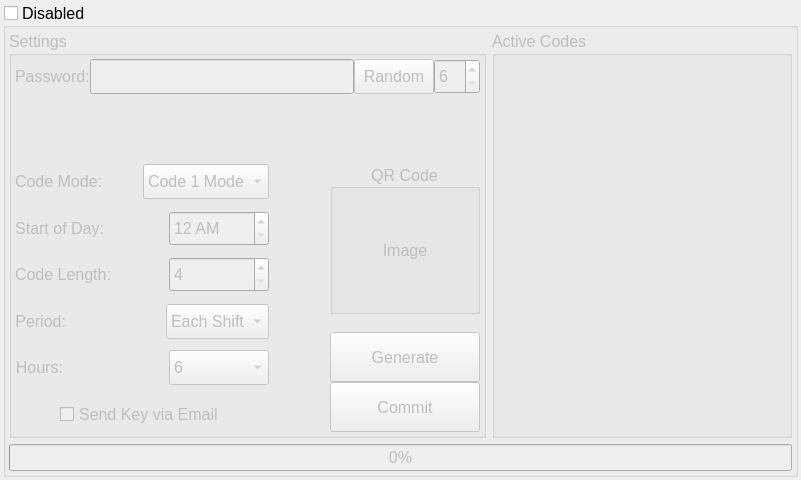
<?xml version="1.0" encoding="UTF-8"?>
<ui version="4.0">
 <class>AutoCodeGenWidget</class>
 <widget class="QWidget" name="AutoCodeGenWidget">
  <property name="windowModality">
   <enum>Qt::NonModal</enum>
  </property>
  <property name="geometry">
   <rect>
    <x>0</x>
    <y>0</y>
    <width>800</width>
    <height>480</height>
   </rect>
  </property>
  <property name="minimumSize">
   <size>
    <width>0</width>
    <height>0</height>
   </size>
  </property>
  <property name="maximumSize">
   <size>
    <width>16777215</width>
    <height>16777215</height>
   </size>
  </property>
  <property name="font">
   <font>
    <pointsize>12</pointsize>
   </font>
  </property>
  <property name="windowTitle">
   <string>Select Locks</string>
  </property>
  <layout class="QHBoxLayout" name="horizontalLayout_4">
   <property name="leftMargin">
    <number>3</number>
   </property>
   <property name="topMargin">
    <number>3</number>
   </property>
   <property name="rightMargin">
    <number>3</number>
   </property>
   <property name="bottomMargin">
    <number>3</number>
   </property>
   <item>
    <widget class="QGroupBox" name="gbAutoCodeEnableDisable">
     <property name="enabled">
      <bool>true</bool>
     </property>
     <property name="font">
      <font>
       <pointsize>12</pointsize>
      </font>
     </property>
     <property name="title">
      <string>Disabled</string>
     </property>
     <property name="checkable">
      <bool>true</bool>
     </property>
     <property name="checked">
      <bool>false</bool>
     </property>
     <layout class="QVBoxLayout" name="verticalLayout">
      <property name="leftMargin">
       <number>3</number>
      </property>
      <property name="topMargin">
       <number>3</number>
      </property>
      <property name="rightMargin">
       <number>3</number>
      </property>
      <property name="bottomMargin">
       <number>3</number>
      </property>
      <item>
       <layout class="QHBoxLayout" name="hloAutoCodeSettingsActiveCodes">
        <item>
         <widget class="QGroupBox" name="gbAutoCodeSettings">
          <property name="enabled">
           <bool>false</bool>
          </property>
          <property name="font">
           <font>
            <pointsize>12</pointsize>
           </font>
          </property>
          <property name="title">
           <string>Settings</string>
          </property>
          <layout class="QVBoxLayout" name="verticalLayout_5">
           <property name="spacing">
            <number>0</number>
           </property>
           <property name="leftMargin">
            <number>3</number>
           </property>
           <property name="topMargin">
            <number>3</number>
           </property>
           <property name="rightMargin">
            <number>3</number>
           </property>
           <property name="bottomMargin">
            <number>3</number>
           </property>
           <item>
            <layout class="QVBoxLayout" name="vloSettings">
             <item>
              <layout class="QHBoxLayout" name="hloAutoCodePassword">
               <item>
                <widget class="QLabel" name="lblAutoCodePassword">
                 <property name="minimumSize">
                  <size>
                   <width>0</width>
                   <height>35</height>
                  </size>
                 </property>
                 <property name="font">
                  <font>
                   <pointsize>12</pointsize>
                  </font>
                 </property>
                 <property name="text">
                  <string>Password:</string>
                 </property>
                </widget>
               </item>
               <item>
                <widget class="CClickableLineEdit" name="leAutoCodePassword">
                 <property name="minimumSize">
                  <size>
                   <width>0</width>
                   <height>35</height>
                  </size>
                 </property>
                 <property name="font">
                  <font>
                   <pointsize>12</pointsize>
                  </font>
                 </property>
                 <property name="text">
                  <string/>
                 </property>
                 <property name="maxLength">
                  <number>60</number>
                 </property>
                 <property name="echoMode">
                  <enum>QLineEdit::Password</enum>
                 </property>
                </widget>
               </item>
               <item>
                <widget class="QPushButton" name="pbAutoCodeRandomPassword">
                 <property name="minimumSize">
                  <size>
                   <width>0</width>
                   <height>35</height>
                  </size>
                 </property>
                 <property name="text">
                  <string>Random</string>
                 </property>
                </widget>
               </item>
               <item>
                <widget class="QSpinBox" name="spAutoCodeNumPasswordChars">
                 <property name="minimumSize">
                  <size>
                   <width>35</width>
                   <height>35</height>
                  </size>
                 </property>
                 <property name="minimum">
                  <number>6</number>
                 </property>
                 <property name="maximum">
                  <number>20</number>
                 </property>
                </widget>
               </item>
              </layout>
             </item>
             <item>
              <spacer name="vsAutoCodePasswordToSettingsControl">
               <property name="orientation">
                <enum>Qt::Vertical</enum>
               </property>
               <property name="sizeHint" stdset="0">
                <size>
                 <width>465</width>
                 <height>25</height>
                </size>
               </property>
              </spacer>
             </item>
             <item>
              <layout class="QHBoxLayout" name="horizontalLayout">
               <item>
                <layout class="QHBoxLayout" name="hloAutoCodeParams">
                 <item>
                  <layout class="QVBoxLayout" name="vloAutoCodeParams">
                   <item>
                    <layout class="QHBoxLayout" name="hloAutoCodeMode">
                     <item>
                      <widget class="QLabel" name="lblAutoCodeMode">
                       <property name="font">
                        <font>
                         <pointsize>12</pointsize>
                        </font>
                       </property>
                       <property name="text">
                        <string>Code Mode:</string>
                       </property>
                      </widget>
                     </item>
                     <item>
                      <spacer name="hsAutoCodeMode">
                       <property name="orientation">
                        <enum>Qt::Horizontal</enum>
                       </property>
                       <property name="sizeHint" stdset="0">
                        <size>
                         <width>40</width>
                         <height>20</height>
                        </size>
                       </property>
                      </spacer>
                     </item>
                     <item>
                      <widget class="QComboBox" name="cbAutoCodeMode">
                       <property name="enabled">
                        <bool>false</bool>
                       </property>
                       <property name="minimumSize">
                        <size>
                         <width>0</width>
                         <height>35</height>
                        </size>
                       </property>
                       <property name="font">
                        <font>
                         <pointsize>12</pointsize>
                        </font>
                       </property>
                       <property name="frame">
                        <bool>true</bool>
                       </property>
                       <item>
                        <property name="text">
                         <string>Code 1 Mode</string>
                        </property>
                       </item>
                       <item>
                        <property name="text">
                         <string>Code 2 Mode</string>
                        </property>
                       </item>
                      </widget>
                     </item>
                    </layout>
                   </item>
                   <item>
                    <spacer name="vsCodeModeToStartOfDay">
                     <property name="orientation">
                      <enum>Qt::Vertical</enum>
                     </property>
                     <property name="sizeHint" stdset="0">
                      <size>
                       <width>20</width>
                       <height>10</height>
                      </size>
                     </property>
                    </spacer>
                   </item>
                   <item>
                    <layout class="QHBoxLayout" name="hloAutoCodeStartOfDay">
                     <item>
                      <widget class="QLabel" name="lblAutoCodeStartOfDay">
                       <property name="minimumSize">
                        <size>
                         <width>0</width>
                         <height>35</height>
                        </size>
                       </property>
                       <property name="font">
                        <font>
                         <pointsize>12</pointsize>
                        </font>
                       </property>
                       <property name="text">
                        <string>Start of Day:</string>
                       </property>
                       <property name="alignment">
                        <set>Qt::AlignRight|Qt::AlignTrailing|Qt::AlignVCenter</set>
                       </property>
                      </widget>
                     </item>
                     <item>
                      <spacer name="hsAutoCodeStartOfDay">
                       <property name="orientation">
                        <enum>Qt::Horizontal</enum>
                       </property>
                       <property name="sizeHint" stdset="0">
                        <size>
                         <width>40</width>
                         <height>20</height>
                        </size>
                       </property>
                      </spacer>
                     </item>
                     <item>
                      <widget class="QTimeEdit" name="teAutoCodeStartOfDay">
                       <property name="minimumSize">
                        <size>
                         <width>100</width>
                         <height>35</height>
                        </size>
                       </property>
                       <property name="font">
                        <font>
                         <pointsize>12</pointsize>
                        </font>
                       </property>
                       <property name="displayFormat">
                        <string>h AP</string>
                       </property>
                      </widget>
                     </item>
                    </layout>
                   </item>
                   <item>
                    <spacer name="vsStartOfDayToCodeLength">
                     <property name="orientation">
                      <enum>Qt::Vertical</enum>
                     </property>
                     <property name="sizeHint" stdset="0">
                      <size>
                       <width>20</width>
                       <height>10</height>
                      </size>
                     </property>
                    </spacer>
                   </item>
                   <item>
                    <layout class="QHBoxLayout" name="hloAutoCodeCodeLength">
                     <item>
                      <widget class="QLabel" name="lblAutoCodeCodeLength">
                       <property name="minimumSize">
                        <size>
                         <width>0</width>
                         <height>35</height>
                        </size>
                       </property>
                       <property name="font">
                        <font>
                         <pointsize>12</pointsize>
                        </font>
                       </property>
                       <property name="text">
                        <string>Code Length:</string>
                       </property>
                       <property name="alignment">
                        <set>Qt::AlignRight|Qt::AlignTrailing|Qt::AlignVCenter</set>
                       </property>
                      </widget>
                     </item>
                     <item>
                      <spacer name="hsAutoCodeCodeLength">
                       <property name="orientation">
                        <enum>Qt::Horizontal</enum>
                       </property>
                       <property name="sizeHint" stdset="0">
                        <size>
                         <width>40</width>
                         <height>20</height>
                        </size>
                       </property>
                      </spacer>
                     </item>
                     <item>
                      <widget class="QSpinBox" name="spAutoCodeCodeLength">
                       <property name="minimumSize">
                        <size>
                         <width>100</width>
                         <height>35</height>
                        </size>
                       </property>
                       <property name="font">
                        <font>
                         <pointsize>12</pointsize>
                        </font>
                       </property>
                       <property name="minimum">
                        <number>4</number>
                       </property>
                       <property name="maximum">
                        <number>7</number>
                       </property>
                      </widget>
                     </item>
                    </layout>
                   </item>
                   <item>
                    <spacer name="vsCodeLengthToPeriod">
                     <property name="orientation">
                      <enum>Qt::Vertical</enum>
                     </property>
                     <property name="sizeHint" stdset="0">
                      <size>
                       <width>20</width>
                       <height>10</height>
                      </size>
                     </property>
                    </spacer>
                   </item>
                   <item>
                    <layout class="QHBoxLayout" name="hloAutoCodePeriod">
                     <item>
                      <widget class="QLabel" name="lblAutoCodePeriod">
                       <property name="minimumSize">
                        <size>
                         <width>0</width>
                         <height>35</height>
                        </size>
                       </property>
                       <property name="font">
                        <font>
                         <pointsize>12</pointsize>
                        </font>
                       </property>
                       <property name="text">
                        <string>Period:</string>
                       </property>
                       <property name="alignment">
                        <set>Qt::AlignRight|Qt::AlignTrailing|Qt::AlignVCenter</set>
                       </property>
                      </widget>
                     </item>
                     <item>
                      <spacer name="hsAutoCodePeriod">
                       <property name="orientation">
                        <enum>Qt::Horizontal</enum>
                       </property>
                       <property name="sizeHint" stdset="0">
                        <size>
                         <width>40</width>
                         <height>20</height>
                        </size>
                       </property>
                      </spacer>
                     </item>
                     <item>
                      <widget class="QComboBox" name="cbAutoCodePeriod">
                       <property name="minimumSize">
                        <size>
                         <width>100</width>
                         <height>35</height>
                        </size>
                       </property>
                       <property name="font">
                        <font>
                         <pointsize>12</pointsize>
                        </font>
                       </property>
                       <item>
                        <property name="text">
                         <string>Each Shift</string>
                        </property>
                       </item>
                       <item>
                        <property name="text">
                         <string>Daily</string>
                        </property>
                       </item>
                       <item>
                        <property name="text">
                         <string>Weekly</string>
                        </property>
                       </item>
                       <item>
                        <property name="text">
                         <string>Monthly</string>
                        </property>
                       </item>
                       <item>
                        <property name="text">
                         <string>Annually</string>
                        </property>
                       </item>
                       <item>
                        <property name="text">
                         <string/>
                        </property>
                       </item>
                      </widget>
                     </item>
                    </layout>
                   </item>
                   <item>
                    <spacer name="vsPeriodToUnits">
                     <property name="orientation">
                      <enum>Qt::Vertical</enum>
                     </property>
                     <property name="sizeHint" stdset="0">
                      <size>
                       <width>20</width>
                       <height>10</height>
                      </size>
                     </property>
                    </spacer>
                   </item>
                   <item>
                    <layout class="QHBoxLayout" name="hloAutoCodePeriodUnits">
                     <item>
                      <widget class="QLabel" name="lblAutoCodePeriodUnits">
                       <property name="minimumSize">
                        <size>
                         <width>0</width>
                         <height>35</height>
                        </size>
                       </property>
                       <property name="font">
                        <font>
                         <pointsize>12</pointsize>
                        </font>
                       </property>
                       <property name="text">
                        <string>Hours:</string>
                       </property>
                       <property name="alignment">
                        <set>Qt::AlignRight|Qt::AlignTrailing|Qt::AlignVCenter</set>
                       </property>
                      </widget>
                     </item>
                     <item>
                      <spacer name="hsAutoCodePeriodUnits">
                       <property name="orientation">
                        <enum>Qt::Horizontal</enum>
                       </property>
                       <property name="sizeHint" stdset="0">
                        <size>
                         <width>40</width>
                         <height>20</height>
                        </size>
                       </property>
                      </spacer>
                     </item>
                     <item>
                      <widget class="QComboBox" name="cbAutoCodePeriodUnits">
                       <property name="minimumSize">
                        <size>
                         <width>100</width>
                         <height>35</height>
                        </size>
                       </property>
                       <property name="font">
                        <font>
                         <pointsize>12</pointsize>
                        </font>
                       </property>
                       <item>
                        <property name="text">
                         <string>6</string>
                        </property>
                       </item>
                       <item>
                        <property name="text">
                         <string>8</string>
                        </property>
                       </item>
                       <item>
                        <property name="text">
                         <string>12</string>
                        </property>
                       </item>
                      </widget>
                     </item>
                    </layout>
                   </item>
                   <item>
                    <spacer name="vsUnitsToEmailKey">
                     <property name="orientation">
                      <enum>Qt::Vertical</enum>
                     </property>
                     <property name="sizeHint" stdset="0">
                      <size>
                       <width>20</width>
                       <height>10</height>
                      </size>
                     </property>
                    </spacer>
                   </item>
                   <item>
                    <layout class="QHBoxLayout" name="hloAutoCodeEmailKey">
                     <item>
                      <spacer name="horizontalSpacer">
                       <property name="orientation">
                        <enum>Qt::Horizontal</enum>
                       </property>
                       <property name="sizeHint" stdset="0">
                        <size>
                         <width>40</width>
                         <height>20</height>
                        </size>
                       </property>
                      </spacer>
                     </item>
                     <item>
                      <widget class="QCheckBox" name="cbAutoCodeEmailKey">
                       <property name="minimumSize">
                        <size>
                         <width>0</width>
                         <height>35</height>
                        </size>
                       </property>
                       <property name="font">
                        <font>
                         <pointsize>12</pointsize>
                        </font>
                       </property>
                       <property name="text">
                        <string>Send Key via Email</string>
                       </property>
                      </widget>
                     </item>
                     <item>
                      <spacer name="hsAutoCodeEmailKey">
                       <property name="orientation">
                        <enum>Qt::Horizontal</enum>
                       </property>
                       <property name="sizeHint" stdset="0">
                        <size>
                         <width>40</width>
                         <height>20</height>
                        </size>
                       </property>
                      </spacer>
                     </item>
                    </layout>
                   </item>
                  </layout>
                 </item>
                </layout>
               </item>
               <item>
                <spacer name="hsAutoCodeSettingsToAutoCodeControl">
                 <property name="orientation">
                  <enum>Qt::Horizontal</enum>
                 </property>
                 <property name="sizeHint" stdset="0">
                  <size>
                   <width>13</width>
                   <height>20</height>
                  </size>
                 </property>
                </spacer>
               </item>
               <item>
                <layout class="QVBoxLayout" name="vloAutoCodeControl">
                 <property name="sizeConstraint">
                  <enum>QLayout::SetDefaultConstraint</enum>
                 </property>
                 <item>
                  <widget class="QGroupBox" name="gbQrCode">
                   <property name="minimumSize">
                    <size>
                     <width>150</width>
                     <height>150</height>
                    </size>
                   </property>
                   <property name="maximumSize">
                    <size>
                     <width>150</width>
                     <height>150</height>
                    </size>
                   </property>
                   <property name="sizeIncrement">
                    <size>
                     <width>0</width>
                     <height>0</height>
                    </size>
                   </property>
                   <property name="font">
                    <font>
                     <pointsize>12</pointsize>
                    </font>
                   </property>
                   <property name="title">
                    <string>QR Code</string>
                   </property>
                   <property name="alignment">
                    <set>Qt::AlignCenter</set>
                   </property>
                   <layout class="QHBoxLayout" name="horizontalLayout_5">
                    <property name="leftMargin">
                     <number>0</number>
                    </property>
                    <property name="topMargin">
                     <number>0</number>
                    </property>
                    <property name="rightMargin">
                     <number>0</number>
                    </property>
                    <property name="bottomMargin">
                     <number>0</number>
                    </property>
                    <item>
                     <widget class="QLabel" name="lblQrCode">
                      <property name="minimumSize">
                       <size>
                        <width>0</width>
                        <height>0</height>
                       </size>
                      </property>
                      <property name="maximumSize">
                       <size>
                        <width>16777215</width>
                        <height>16777215</height>
                       </size>
                      </property>
                      <property name="text">
                       <string>Image</string>
                      </property>
                      <property name="alignment">
                       <set>Qt::AlignCenter</set>
                      </property>
                     </widget>
                    </item>
                   </layout>
                  </widget>
                 </item>
                 <item>
                  <spacer name="vsQrCodeToGenerate">
                   <property name="orientation">
                    <enum>Qt::Vertical</enum>
                   </property>
                   <property name="sizeHint" stdset="0">
                    <size>
                     <width>20</width>
                     <height>18</height>
                    </size>
                   </property>
                  </spacer>
                 </item>
                 <item>
                  <widget class="QPushButton" name="pbAutoCodeGenerate">
                   <property name="sizePolicy">
                    <sizepolicy hsizetype="Maximum" vsizetype="Fixed">
                     <horstretch>0</horstretch>
                     <verstretch>0</verstretch>
                    </sizepolicy>
                   </property>
                   <property name="minimumSize">
                    <size>
                     <width>100</width>
                     <height>50</height>
                    </size>
                   </property>
                   <property name="maximumSize">
                    <size>
                     <width>5000</width>
                     <height>50</height>
                    </size>
                   </property>
                   <property name="font">
                    <font>
                     <pointsize>12</pointsize>
                    </font>
                   </property>
                   <property name="text">
                    <string>Generate</string>
                   </property>
                  </widget>
                 </item>
                 <item>
                  <widget class="QPushButton" name="pbAutoCodeCommit">
                   <property name="sizePolicy">
                    <sizepolicy hsizetype="Maximum" vsizetype="Fixed">
                     <horstretch>0</horstretch>
                     <verstretch>0</verstretch>
                    </sizepolicy>
                   </property>
                   <property name="minimumSize">
                    <size>
                     <width>100</width>
                     <height>50</height>
                    </size>
                   </property>
                   <property name="maximumSize">
                    <size>
                     <width>5000</width>
                     <height>50</height>
                    </size>
                   </property>
                   <property name="font">
                    <font>
                     <pointsize>12</pointsize>
                    </font>
                   </property>
                   <property name="text">
                    <string>Commit</string>
                   </property>
                  </widget>
                 </item>
                 <item>
                  <layout class="QHBoxLayout" name="horizontalLayout_6"/>
                 </item>
                </layout>
               </item>
              </layout>
             </item>
            </layout>
           </item>
          </layout>
         </widget>
        </item>
        <item>
         <widget class="QGroupBox" name="gbAutoCodeActiveCodes">
          <property name="minimumSize">
           <size>
            <width>300</width>
            <height>0</height>
           </size>
          </property>
          <property name="font">
           <font>
            <pointsize>12</pointsize>
           </font>
          </property>
          <property name="title">
           <string>Active Codes</string>
          </property>
          <layout class="QVBoxLayout" name="verticalLayout_2">
           <property name="leftMargin">
            <number>3</number>
           </property>
           <property name="topMargin">
            <number>3</number>
           </property>
           <property name="rightMargin">
            <number>3</number>
           </property>
           <property name="bottomMargin">
            <number>3</number>
           </property>
           <item>
            <layout class="QVBoxLayout" name="vloAutoCodeActiveCodes">
             <property name="spacing">
              <number>0</number>
             </property>
            </layout>
           </item>
          </layout>
         </widget>
        </item>
       </layout>
      </item>
      <item>
       <widget class="QProgressBar" name="pgbAutoCodeCommit">
        <property name="value">
         <number>0</number>
        </property>
       </widget>
      </item>
     </layout>
    </widget>
   </item>
  </layout>
 </widget>
 <customwidgets>
  <customwidget>
   <class>CClickableLineEdit</class>
   <extends>QLineEdit</extends>
   <header location="global">clickablelineedit.h</header>
  </customwidget>
 </customwidgets>
 <resources/>
 <connections/>
</ui>
